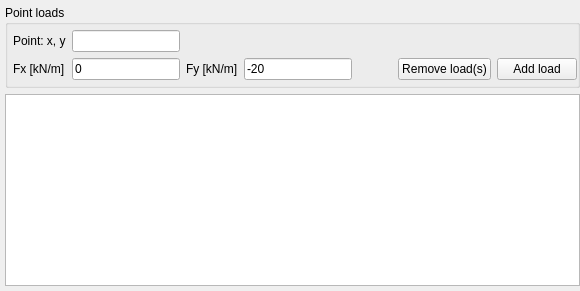
               <widget class="QWidget" name="tab_20">
                <attribute name="title">
                 <string>Point loads</string>
                </attribute>
                <layout class="QVBoxLayout" name="verticalLayout_23">
                 <property name="leftMargin">
                  <number>5</number>
                 </property>
                 <property name="topMargin">
                  <number>5</number>
                 </property>
                 <property name="rightMargin">
                  <number>0</number>
                 </property>
                 <property name="bottomMargin">
                  <number>5</number>
                 </property>
                 <item>
                  <widget class="QGroupBox" name="groupBox_12">
                   <property name="sizePolicy">
                    <sizepolicy hsizetype="Preferred" vsizetype="Preferred">
                     <horstretch>0</horstretch>
                     <verstretch>0</verstretch>
                    </sizepolicy>
                   </property>
                   <property name="title">
                    <string>Point loads</string>
                   </property>
                   <layout class="QGridLayout" name="gridLayout_9">
                    <property name="leftMargin">
                     <number>5</number>
                    </property>
                    <property name="topMargin">
                     <number>5</number>
                    </property>
                    <property name="rightMargin">
                     <number>0</number>
                    </property>
                    <property name="bottomMargin">
                     <number>5</number>
                    </property>
                    <item row="0" column="1">
                     <widget class="QLineEdit" name="lineEdit_25">
                      <property name="sizePolicy">
                       <sizepolicy hsizetype="Preferred" vsizetype="Fixed">
                        <horstretch>0</horstretch>
                        <verstretch>0</verstretch>
                       </sizepolicy>
                      </property>
                     </widget>
                    </item>
                    <item row="1" column="0">
                     <widget class="QLabel" name="label_35">
                      <property name="text">
                       <string>Fx [kN/m]</string>
                      </property>
                     </widget>
                    </item>
                    <item row="1" column="4">
                     <spacer name="horizontalSpacer_27">
                      <property name="orientation">
                       <enum>Qt::Horizontal</enum>
                      </property>
                      <property name="sizeHint" stdset="0">
                       <size>
                        <width>40</width>
                        <height>20</height>
                       </size>
                      </property>
                     </spacer>
                    </item>
                    <item row="1" column="5">
                     <widget class="QPushButton" name="pushButton_19">
                      <property name="text">
                       <string>Remove load(s)</string>
                      </property>
                     </widget>
                    </item>
                    <item row="0" column="0">
                     <widget class="QLabel" name="label_33">
                      <property name="text">
                       <string>Point: x, y</string>
                      </property>
                     </widget>
                    </item>
                    <item row="1" column="6">
                     <widget class="QPushButton" name="pushButton_20">
                      <property name="text">
                       <string>Add load</string>
                      </property>
                     </widget>
                    </item>
                    <item row="1" column="3">
                     <widget class="QLineEdit" name="lineEdit_28">
                      <property name="sizePolicy">
                       <sizepolicy hsizetype="Preferred" vsizetype="Fixed">
                        <horstretch>0</horstretch>
                        <verstretch>0</verstretch>
                       </sizepolicy>
                      </property>
                      <property name="text">
                       <string>-20</string>
                      </property>
                     </widget>
                    </item>
                    <item row="1" column="1">
                     <widget class="QLineEdit" name="lineEdit_24">
                      <property name="sizePolicy">
                       <sizepolicy hsizetype="Preferred" vsizetype="Fixed">
                        <horstretch>0</horstretch>
                        <verstretch>0</verstretch>
                       </sizepolicy>
                      </property>
                      <property name="text">
                       <string>0</string>
                      </property>
                     </widget>
                    </item>
                    <item row="1" column="2">
                     <widget class="QLabel" name="label_34">
                      <property name="text">
                       <string>Fy [kN/m]</string>
                      </property>
                     </widget>
                    </item>
                   </layout>
                  </widget>
                 </item>
                 <item>
                  <widget class="QTableWidget" name="tableWidget_32"/>
                 </item>
                </layout>
               </widget>
